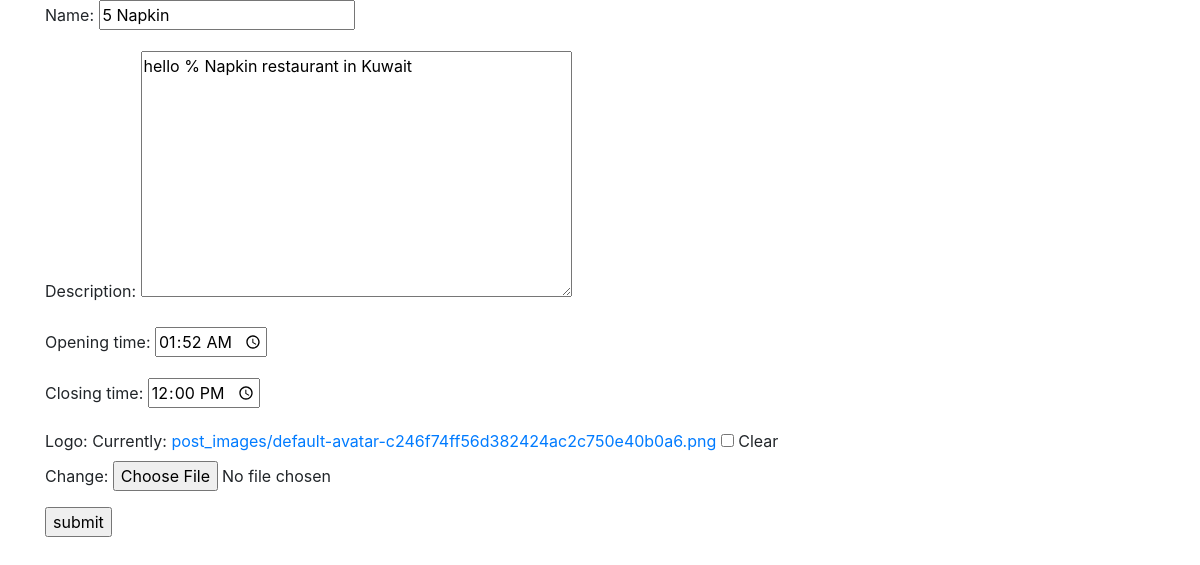
The app's page /rest/restaurant_update/5-napkin/ (signed in) with its own data.
### restaurants/models.py (models this page shows, shortened)
class Restaurant(models.Model):
	name = models.CharField(max_length=250, unique=True)
	slug = models.SlugField(blank=True)
	description = models.TextField()
	opening_time = models.TimeField()
	closing_time = models.TimeField()
	logo = models.ImageField(null=True, blank=True, upload_to="post_images")
	class Meta:
		ordering = ['name']

### restaurants/views.py (the view)
# urls.py: url(r'^restaurant_update/(?P<restaurant_slug>[-\w]+)/$', views.restaurant_update , name="restaurant_update"),
def restaurant_update(request, restaurant_slug):
	if not (request.user.is_staff or request.user.is_superuser):
		raise Http404
	item = models.Restaurant.objects.get(slug=restaurant_slug)
	form = RestaurantForm(request.POST or None,request.FILES or None, instance = item)
	if form.is_valid():
		form.save()
		return redirect("restaurant_detail", restaurant_slug=restaurant_slug)
	context = {
		'form': form,
		"item": item,
	}
	return render (request, "restaurant_update.html", context)

### restaurants/forms.py
class RestaurantForm(forms.ModelForm):
	class Meta:
		model = Restaurant
		fields = '__all__'
		exclude = ['slug']
		widgets = {
			'opening_time':forms.TimeInput(attrs={'type':'time'}),
			'closing_time':forms.TimeInput(attrs={'type':'time'}),
		}

### restaurants/templates/restaurant_update.html (shortened to what this page needs)
{% extends "base.html" %}
{% block content%}
	<form method="POST" action="{% url 'restaurant_update' restaurant_id=item.id%}" enctype="multipart/form-data">
		{{form.as_p}}
		<input type="submit" value="submit" >
	</form>
{% endblock content%}

### records on screen
Restaurant: name "5 Napkin", description "hello % Napkin restaurant in Kuwait", opening_time "01:52:00", closing_time "12:00:00"
